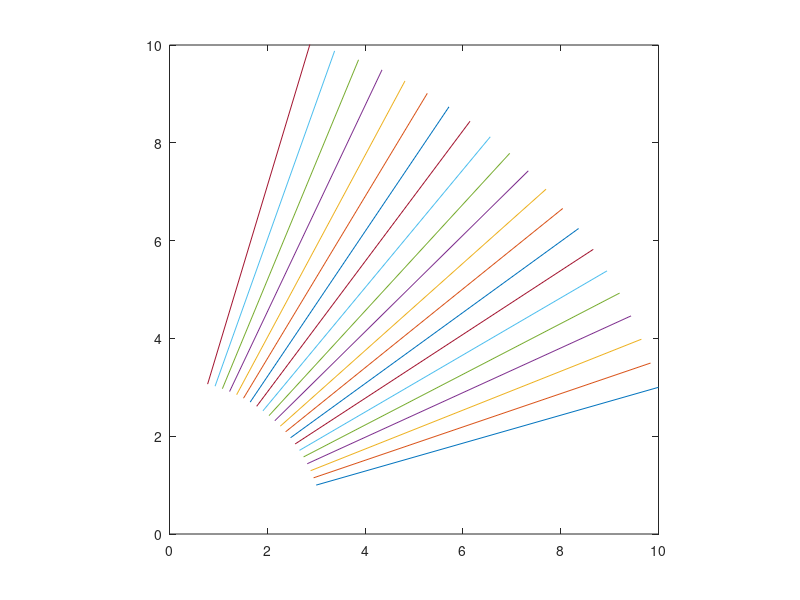

The MATLAB source for this figure:
% Script to rotate a line
function main
    % Considering the form of the rotation equations, we need to define the
    % points where the x values are in the first row and the y values are
    % in the second row;
    pts = [3, 10
           1, 3];
       
    % Plots the line in its original location from (3,1) to (10,3)
    plot(pts(1,:), pts(2,:))
    
    % Fixes the axes at a suitable size
    axis ([0 10 0 10]), axis equal
    
    hold on
    % Iterates across a selection of angles (in radians)
    for angle = 0.05:0.05:1
        % Computes the rotation matrix
        A = [ cos(angle), -sin(angle); sin(angle), cos(angle) ];
        
        % Rotates the original line by the current angle
        pr = A * pts;
        
        % Plots the rotated line
        plot(pr(1,:), pr(2,:))
    end
end
